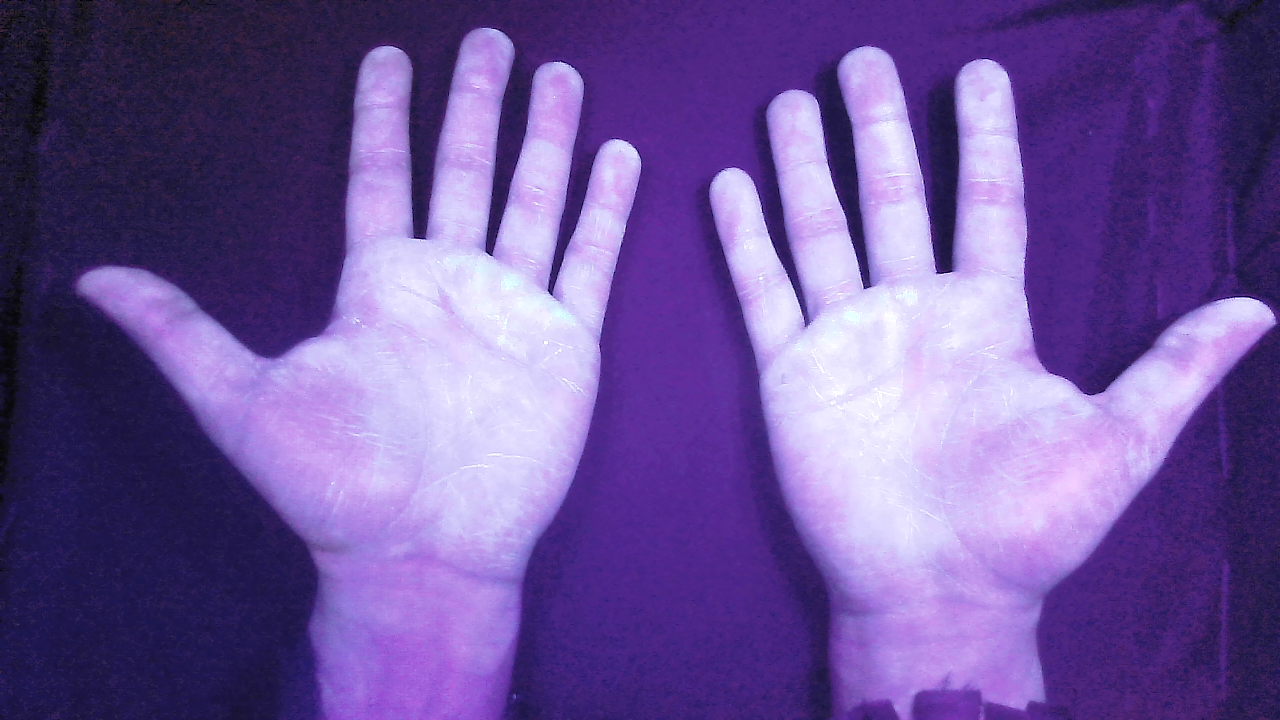
#> input picture Processing/Post/Bank/Imgs/hand_test_18.png, 1280 x 720 px, given in place of hand_test_64.png, which was not available
$ python histograma.py
#> lines starting #> are read from the running program, lines starting #| are printed output that depends on the picture; after the words box and inside, x2 and y2 are one past the last pixel; in counts of white or black regions, pixels touching at a corner belong together; pictures that were not available may be replaced by others from this repository, and a replacement may not be noted
import cv2 as cv
import matplotlib.pyplot as plt
import numpy as np

i = 64
j = 76
k = j + 1

def path(i):
    return f'Processing/Post/Bank/Imgs/hand_test_{i}.png'

def createImg(path, i):
#> called with i = 64
    img = cv.imread(path)
#> img is the input picture: shape (720, 1280, 3); mean B, G, R 154.3, 85.6, 109.6
    w = int(1280/3)
    h = int(720/3)
    resized = cv.resize(img, (w,h))
    cv.imshow(f'Original {i}', resized)
    # cv.imwrite(f'Processing/Post/Processing/Test/Documentation/2. Diagramas/original_{i}.png', resized)
    return resized

path1 = path(i)
path2 = path(j)
path3 = path(k)

img1 = createImg(path1, i)
img2 = createImg(path2, j)
#> call 2 of createImg, with i = 76
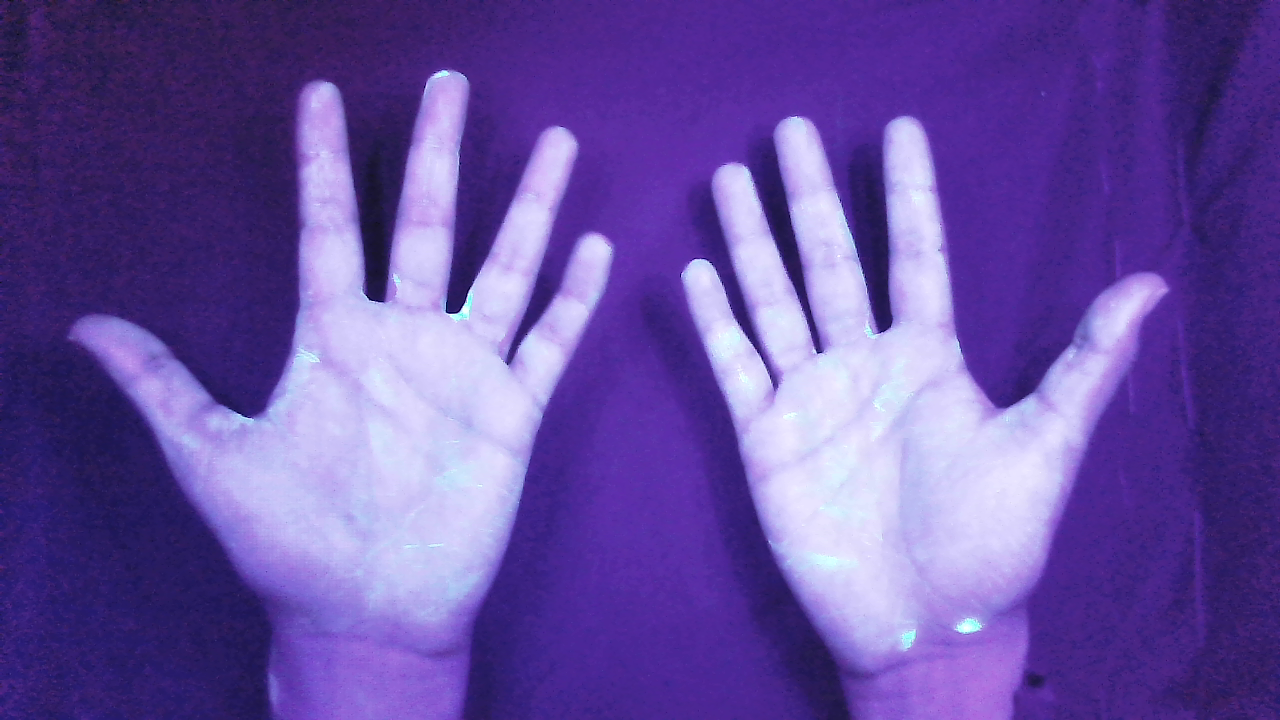
#> input picture Processing/Post/Bank/Imgs/hand_test_71.png, 1280 x 720 px, given in place of hand_test_76.png, which was not available
#> in createImg, img is the input picture: shape (720, 1280, 3); mean B, G, R 162, 80.1, 103.7
img3 = createImg(path3, k)

### Grayscale ###

def gray(i, img):
#> called with i = 64
    gray = cv.cvtColor(img, cv.COLOR_BGR2GRAY)
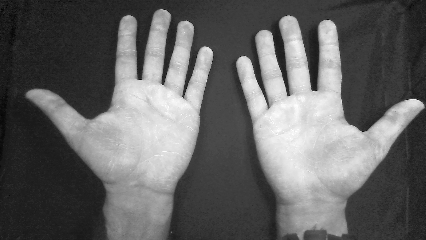
#> gray: shape (240, 426); min 2, max 255, mean 100.6
#> call 2 of gray, with i = 76
#> in gray (call 2), `gray = cv.cvtColor(img, cv.COLOR_BGR2GRAY)`:
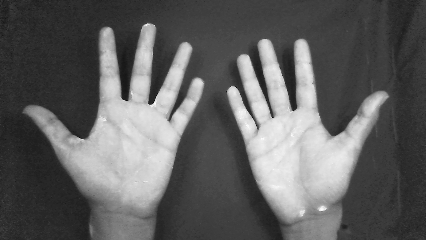
#> gray: shape (240, 426); min 7, max 252, mean 96.5
    cv.imshow(f'Escala de gris {i}', gray)
    # cv.imwrite(f'Processing/Post/Processing/Test/Documentation/2. Diagramas/gris_{i}.png', gray)
    return gray

def histogram(i, img):
#> called with i = 64
    hist = cv.calcHist([img], [0], None, [256], [0,256])
#> hist = 256 values, max 2679 at index 39, min 0 at index 0, mean 399.4
    plt.figure()
    plt.title(f'Histograma imagen {i}')
    plt.xlabel('Intensidad de pixel (0 - 255)')
    plt.ylabel('Número de pixeles')
    plt.grid()
    plt.plot(hist)
    plt.xlim([0,256])

gray1 = gray(i, img1)
gray2 = gray(j, img2)
gray3 = gray(k, img3)

hist1 = histogram(i, gray1)
#> hist1 = None
hist2 = histogram(j, gray2)
#> hist2 = None
hist3 = histogram(k, gray3)
#> hist3 = None

### Mask ###

def threshold(i, mval, img):
#> called with i = 64, mval = 100
    _, thresh = cv.threshold(img, mval, 255, cv.THRESH_BINARY)
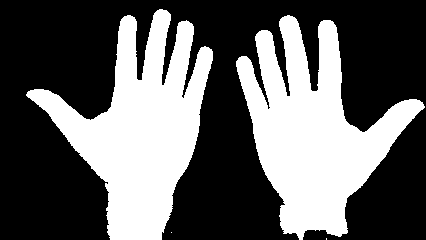
#> thresh: shape (240, 426); 38.1% white; 4 white regions (2 under 20 px), largest, box (x1, y1, x2, y2) and area: (236, 15, 425, 240) 19496, (26, 9, 213, 240) 19437
    cv.imshow(f'Mascara {i}', thresh)
    # cv.imwrite(f'Processing/Post/Processing/Test/Documentation/2. Diagramas/threshold_{i}_{mval}.png', thresh)
    return threshold

thresh1 = threshold(i, 100, gray1)
thresh2 = threshold(j, 105, gray2)
#> in threshold (call 2), `_, thresh = cv.threshold(img, mval, 255, cv.THRESH_BINARY)`: thresh: shape (240, 426); 31.5% white; 8 white regions (6 under 20 px), largest, box (x1, y1, x2, y2) and area: (25, 23, 205, 240) 16421, (227, 39, 389, 240) 15712
thresh3 = threshold(k, 85, gray3)
#> call 3 of threshold, with i = 77, mval = 85
#> in threshold (call 3), `_, thresh = cv.threshold(img, mval, 255, cv.THRESH_BINARY)`:
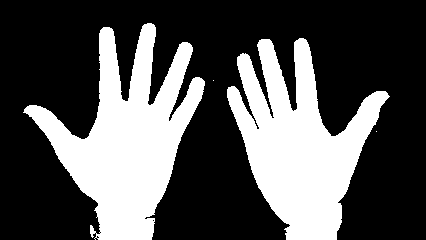
#> thresh: shape (240, 426); 32.7% white; 4 white regions (2 under 20 px), largest, box (x1, y1, x2, y2) and area: (23, 23, 205, 240) 17282, (227, 38, 390, 240) 16153

plt.show()
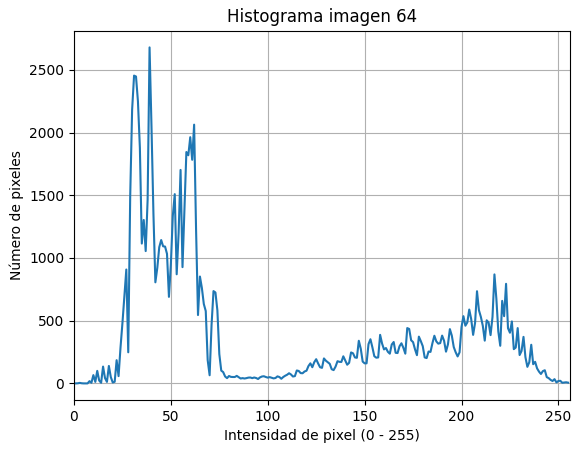
#> figure drawn by matplotlib, 1 panel; curve peaks at x = 39, y = 2679
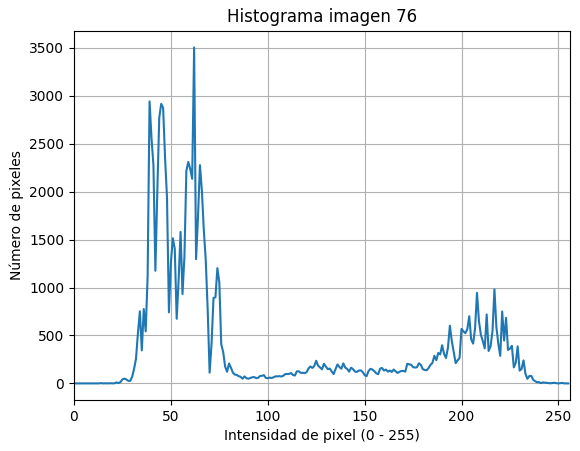
#> figure drawn by matplotlib, 1 panel; curve peaks at x = 62, y = 3505
#> figure, not shown here; curve peaks at x = 62, y = 3505

cv.waitKey(0)
